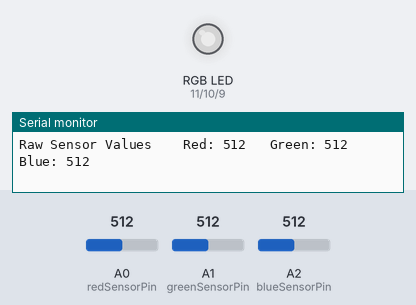
This sketch was run on a simulated Arduino Uno, built with avr-gcc and run on an emulated ATmega328P. Parts: an RGB LED mixed from three pins (HIGH = lit), the last lines printed to the serial monitor. The test bench sets the inputs (shaded band); at power-on: A0 (redSensorPin) = 512, A1 (greenSensorPin) = 512, A2 (blueSensorPin) = 512. Dim RGB values are drawn brighter than linear.

Above: at 1.2 s.
1.3 s: A0 (redSensorPin) set to 409
At 2.0 s:
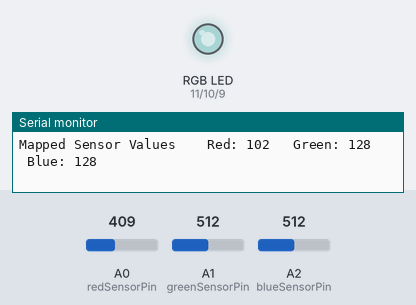
4.3 s: A0 (redSensorPin) set to 392
At 5.3 s:
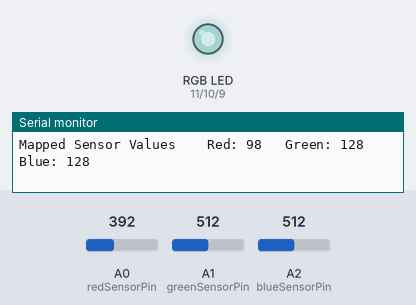
7.3 s: A1 (greenSensorPin) set to 417
At 8.8 s:
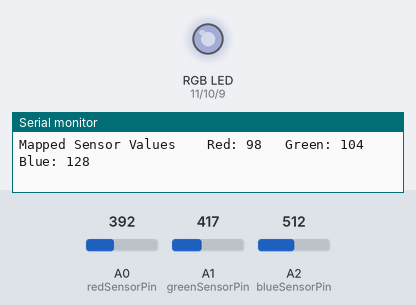
10.3 s: A1 (greenSensorPin) set to 383
At 11.7 s:
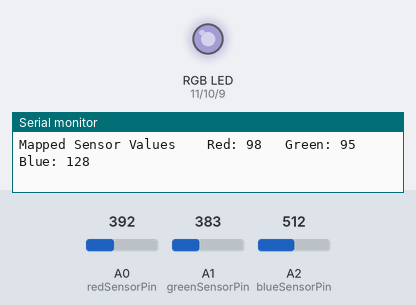
13.3 s: A2 (blueSensorPin) set to 413
At 14.1 s:
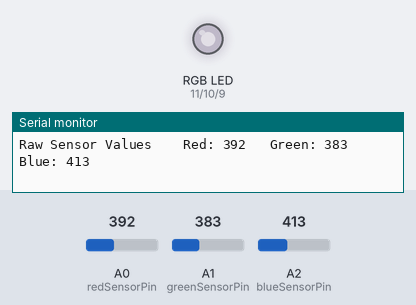
16.3 s: A2 (blueSensorPin) set to 385
At 17.8 s:
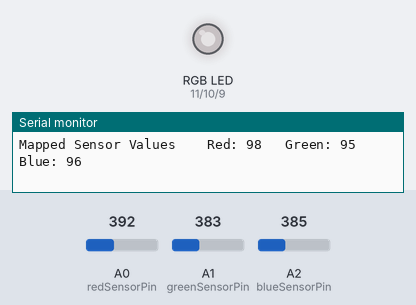
Timing chart, 0 to 19.3 s (numbered marks = the images above; inputs shaded):
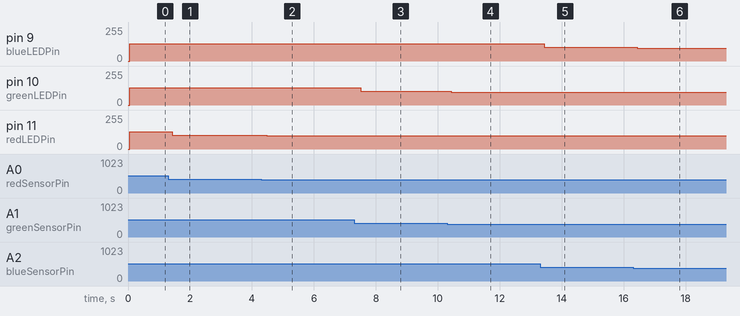

The sketch:

project-3.ino
```cpp
// LED‑uitgangen voor RGB‑LED
const int greenLEDPin = 10;   // Groene LED‑kanaal
const int redLEDPin = 11;     // Rode LED‑kanaal
const int blueLEDPin = 9;     // Blauwe LED‑kanaal

// Analoge ingangen voor de kleurensensor
const int redSensorPin = A0;   // Sensor rood kanaal
const int greenSensorPin = A1; // Sensor groen kanaal
const int blueSensorPin = A2;  // Sensor blauw kanaal

// Variabelen voor ruwe sensorwaarden
int redSensorValue = 0;
int greenSensorValue = 0;
int blueSensorValue = 0;

// Variabelen voor omgezette (0–255) waarden
int redValue = 0;
int greenValue = 0;
int blueValue = 0;

void setup() {
  Serial.begin(9600);

  // LED‑pinnen als uitgang
  pinMode(greenLEDPin, OUTPUT);
  pinMode(redLEDPin, OUTPUT);
  pinMode(blueLEDPin, OUTPUT);
}

void loop() {
  // Lees de drie kleurkanalen van de sensor
  redSensorValue = analogRead(redSensorPin);
  delay(5);
  greenSensorValue = analogRead(greenSensorPin);
  delay(5);
  blueSensorValue = analogRead(blueSensorPin);
  delay(5);

  // Toon de ruwe sensorwaarden in de seriële monitor
  Serial.print("Raw Sensor Values \t Red: ");
  Serial.print(redSensorValue);
  Serial.print("\t Green: ");
  Serial.print(greenSensorValue);
  Serial.print("\t Blue: ");
  Serial.println(blueSensorValue);

  // Zet waarden om van 0–1023 naar 0–255
  redValue = redSensorValue / 4;
  greenValue = greenSensorValue / 4;
  blueValue = blueSensorValue / 4;

  // Toon de omgezette waarden
  Serial.print("Mapped Sensor Values \t Red: ");
  Serial.print(redValue);
  Serial.print("\t Green: ");
  Serial.print(greenValue);
  Serial.print("\t Blue: ");
  Serial.println(blueValue);

  // Stuur de RGB‑LED aan op basis van de gemeten kleur
  analogWrite(redLEDPin, redValue);
  analogWrite(greenLEDPin, greenValue);
  analogWrite(blueLEDPin, blueValue);
}
```

Measured:
- after the input at 1.3 s, pin 11 (redLEDPin): 128/255 → 102/255 after 0.12 s
- after the input at 4.3 s, pin 11 (redLEDPin): 102/255 → 98/255 after 0.18 s
- after the input at 7.3 s, pin 10 (greenLEDPin): 128/255 → 104/255 after 0.21 s
- after the input at 10.3 s, pin 10 (greenLEDPin): 104/255 → 95/255 after 0.13 s
- after the input at 13.3 s, pin 9 (blueLEDPin): 128/255 → 103/255 after 0.14 s
- after the input at 16.3 s, pin 9 (blueLEDPin): 103/255 → 96/255 after 0.14 s
